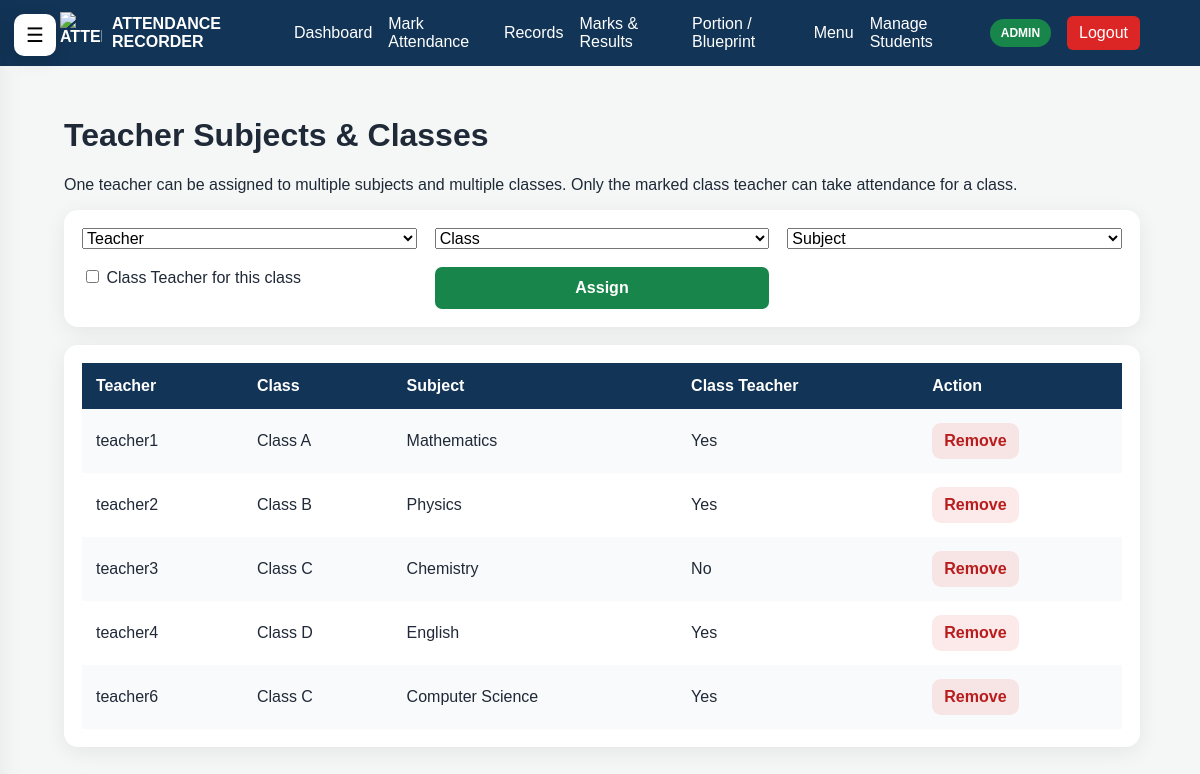
/teacher-assignments (signed in), run on the app's committed database.
### tables this page shows
CREATE TABLE teacher_assignments(
        id INTEGER PRIMARY KEY AUTOINCREMENT,
        username TEXT NOT NULL,
        class_name TEXT NOT NULL,
        subject TEXT NOT NULL,
        is_class_teacher INTEGER NOT NULL DEFAULT 0,
        UNIQUE(username,class_name,subject)
    );

### app.py (the view)
@app.route("/teacher-assignments")
def teacher_assignments_page():
    if session.get("role") != "admin":
        return redirect(url_for("login"))
    c=get_db_connection(); _ensure_targeted_schema(c)
    rows=c.execute("SELECT ta.*,u.full_name FROM teacher_assignments ta LEFT JOIN users u ON u.username=ta.username ORDER BY ta.username,ta.class_name,ta.subject").fetchall()
    teachers=c.execute("SELECT username,full_name FROM users WHERE role='teacher' ORDER BY username").fetchall()
    subjects=c.execute("SELECT name FROM subjects ORDER BY name").fetchall()
    classes=c.execute("SELECT DISTINCT class_name FROM students ORDER BY class_name").fetchall()
    c.close(); return render_template("teacher_assignments.html", rows=rows, teachers=teachers, subjects=subjects, classes=classes)

### app.py (called while the page is built, shortened)
def get_db_connection():
    connection = sqlite3.connect(
        DATABASE_FILE
    )
    connection.row_factory = sqlite3.Row
    return connection

def _master_connection():
    c = sqlite3.connect(MASTER_DATABASE_FILE)
    c.row_factory = sqlite3.Row
    return c

def get_db_connection():
    if not has_request_context():
        return _CORE_GET_DB_CONNECTION()
    slug = session.get("school_id")
    if not slug:
        return _CORE_GET_DB_CONNECTION()

def _current_school_name():
    slug = session.get("school_id", "our-school")
    c = _master_connection()
    row = c.execute("SELECT name FROM schools WHERE slug=?", (slug,)).fetchone()
    c.close()
    return row["name"] if row else "Our School"

@app.context_processor
def inject_7777_context():
    try:
        c = _master_connection()
        schools = c.execute(
            "SELECT name,slug FROM schools WHERE active=1 ORDER BY id"
        ).fetchall()
        c.close()
    except Exception:
        schools = []
    return {
        "school_list": schools,
        "current_school_name": _current_school_name(),
    }

@app.before_request
def prepare_7777_request():
    if request.path not in ["/login", "/logout"] and session.get("role") != "boss":
        if session.get("school_id") not in [None, "", "master"]:
            _feature_setup_current_db()

@app.after_request
def restore_7777_school_session(response):
    slug = getattr(g, "login_school_slug", None)
    if slug and session.get("role") in ["student", "teacher", "admin"]:
        session["school_id"] = slug
    return response

@app.before_request
def enforce_class_teacher_attendance_scope():
    return None

@app.before_request
def enforce_original_marks_subject():
    return None

@app.before_request
def boss_controls_registration_and_school_creation():
    if request.path == "/register" and session.get("role") != "boss":
        flash("Teacher/Admin account creation is controlled by Boss Admin.", "error")
        return redirect(url_for("login"))

@app.after_request
def no_cache_login_pages(response):
    if request.path == "/login" or request.path.startswith("/login/"):
        response.headers["Cache-Control"] = "no-store, no-cache, must-revalidate, max-age=0"
        response.headers["Pragma"] = "no-cache"
        response.headers["Expires"] = "0"
    return response

@app.before_request
def clear_stale_login_session():
    if request.path == "/login" and request.method == "GET" and session.get("role"):
        session.clear()

### templates/teacher_assignments.html
{% extends "base.html" %}{% block title %}Teacher Assignments{% endblock %}{% block content %}
<h1>Teacher Subjects & Classes</h1><p>One teacher can be assigned to multiple subjects and multiple classes. Only the marked class teacher can take attendance for a class.</p>
<div class="feature-card"><form method="POST" action="{{ url_for('add_teacher_assignment') }}" class="teacher-assignment-grid">
<select name="username" required><option value="">Teacher</option>{% for t in teachers %}<option value="{{ t['username'] }}">{{ t['username'] }} — {{ t['full_name'] }}</option>{% endfor %}</select>
<select name="class_name" required><option value="">Class</option>{% for c in classes %}<option value="{{ c['class_name'] }}">{{ c['class_name'] }}</option>{% endfor %}</select>
<select name="subject" required><option value="">Subject</option>{% for s in subjects %}<option value="{{ s['name'] }}">{{ s['name'] }}</option>{% endfor %}</select>
<label><input type="checkbox" name="is_class_teacher"> Class Teacher for this class</label><button class="primary-button">Assign</button></form></div>
<div class="feature-card"><table><tr><th>Teacher</th><th>Class</th><th>Subject</th><th>Class Teacher</th><th>Action</th></tr>{% for r in rows %}<tr><td>{{ r['username'] }}</td><td>{{ r['class_name'] }}</td><td>{{ r['subject'] }}</td><td>{{ 'Yes' if r['is_class_teacher'] else 'No' }}</td><td><form method="POST" action="{{ url_for('delete_teacher_assignment', assignment_id=r['id']) }}"><button class="danger-button">Remove</button></form></td></tr>{% else %}<tr><td colspan="5">No assignments yet.</td></tr>{% endfor %}</table></div>
{% endblock %}

### static/css/style.css (style rules this page uses)
* { box-sizing: border-box; }
body { margin: 0; font-family: Arial, sans-serif; background: #f4f7f6; color: #1f2937; }
button, input, select, textarea { font: inherit; }
.primary-button, .secondary-button { border: none; padding: 12px 18px; border-radius: 7px; cursor: pointer; font-weight: bold; }
.primary-button { background: #18864b; color: white; }
table { width: 100%; border-collapse: collapse; }
th { background: #123456; color: white; text-align: left; }
th, td { padding: 14px; }
tr:nth-child(even) { background: #f9fafb; }
.secondary-button, .danger-button { display: inline-block; border: 0; border-radius: 9px; padding: 9px 12px; cursor: pointer; text-decoration: none; font-weight: 700; }
.danger-button { background: rgba(220,38,38,.1); color: #b91c1c; }
.teacher-assignment-grid,.feature-two-col { display:grid;grid-template-columns:repeat(auto-fit,minmax(300px,1fr));gap:18px }
.feature-card { background:#fff;border-radius:14px;padding:18px;box-shadow:0 5px 22px rgba(0,0,0,.07);margin-bottom:18px }

### data on the page
teacher_assignments: username "teacher1", class_name "Class A", subject "Mathematics", is_class_teacher "Yes"
teacher_assignments: username "teacher2", class_name "Class B", subject "Physics", is_class_teacher "Yes"
teacher_assignments: username "teacher3", class_name "Class C", subject "Chemistry", is_class_teacher "No"
teacher_assignments: username "teacher4", class_name "Class D", subject "English", is_class_teacher "Yes"
teacher_assignments: username "teacher6", class_name "Class C", subject "Computer Science", is_class_teacher "Yes"

### other printed values
{{ session.get("role", "").upper() }} "ADMIN"
